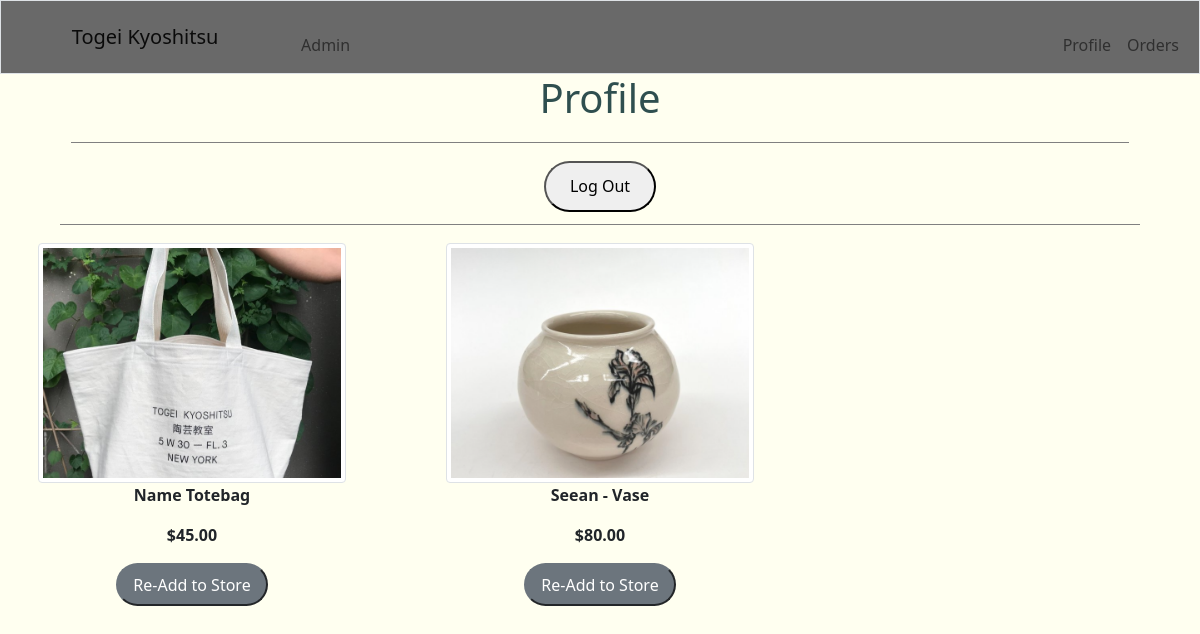
Screenshot of /profile (signed in) with the database file from the repository.
### tables this page shows
CREATE TABLE products (productID INTEGER PRIMARY KEY, name TEXT, price FLOAT, description TEXT, inStock BIT, isMerch BIT, image TEXT);

### app.py (the view)
@app.route('/profile', methods=["GET", "POST"])
@login_required
def profile():
    admin = False
    if session["user_id"] == "admin":
        admin = True
    if request.method == 'POST':
        item = request.form.get("id")
        db.execute("UPDATE products SET inStock = 1 WHERE productID = ?", item)
        flash("Re-added to store")
        return redirect("/profile")
    products = db.execute("SELECT DISTINCT products.name, orders.date, products.price FROM orders JOIN bought ON orders.userID = bought.userID JOIN products ON products.productID = bought.productID WHERE orders.userID = ?", session['user_id'])
    outStock = db.execute("SELECT * FROM products WHERE inStock = 0 ORDER BY productID DESC")
    print(products)
    return render_template("profile.html", products=products, usd=usd, admin=admin, outStock=outStock)

### helpers.py (called while the page is built)
def login_required(f):
    @wraps(f)
    def decorated_function(*args, **kwargs):
        if session.get("user_id") is None:
            return redirect("/login")
        return f(*args, **kwargs)
    return decorated_function

def usd(value):
    return f"${value:,.2f}"

### templates/profile.html (shortened to what this page needs)
{% extends 'base.html' %}
{% block content %}
<div class="container-fluid" align="center">
	<h1>Profile</h1>
    <div class="divider container-fluid"></div>
    <form action="/logout" class="inline">
        <button type="submit" style="padding-left:2%;padding-right:2%;padding-top:1%;padding-bottom:1%;border-radius:40px;">Log Out</button>
    </form>
    </div>
    {% if admin %}
    <div class="divider container-fluid"></div>
    <div class="row">
        {% for stock in outStock %}
        <div class='col-sm-4' class="panel" style="padding-bottom: 2%;">
            <div class="row">
			<center><img class='img-thumbnail' style="width:80%;height:20vw;object-fit:cover;" src= {{url_for('static', filename='images/' + stock['image'])}} /><center>
            </div>
            <div class="row">
                <p class='text-center' style='font-weight:bold'>{{stock['name']}}</p>
                <p class='text-center' style='font-weight:bold'>{{ usd(stock['price']) }}</p>
                <form action="/profile" method="post" type="submit" align="center">
                    <button class="btn-secondary" style="padding-left:4%;padding-right:4%;padding-top:2%;padding-bottom:2%;border-radius:40px;" type="submit"> Re-Add to Store </button>
                </form>
            </div>
        </div>
        {% endfor %}
    </div>
    {% endif %}
</div>
{% endblock %}

### static/style.css (style rules this page uses)
h1 { padding-left: 5%; padding-right: 5%; color:#2F4F4F; }
.img-thumbnail { width: 100%; height: 20vw; object-fit: cover; }
.divider { display:inline-block; border-bottom: gray 1px solid; margin-left:5%; margin-right:5%; margin-top:1%; margin-bottom:1%; width: 90%; }

### rows the page displays
products: image (picture), name "Name Totebag", price "$45.00"
products: image (picture), name "Seean - Vase", price "$80.00"
